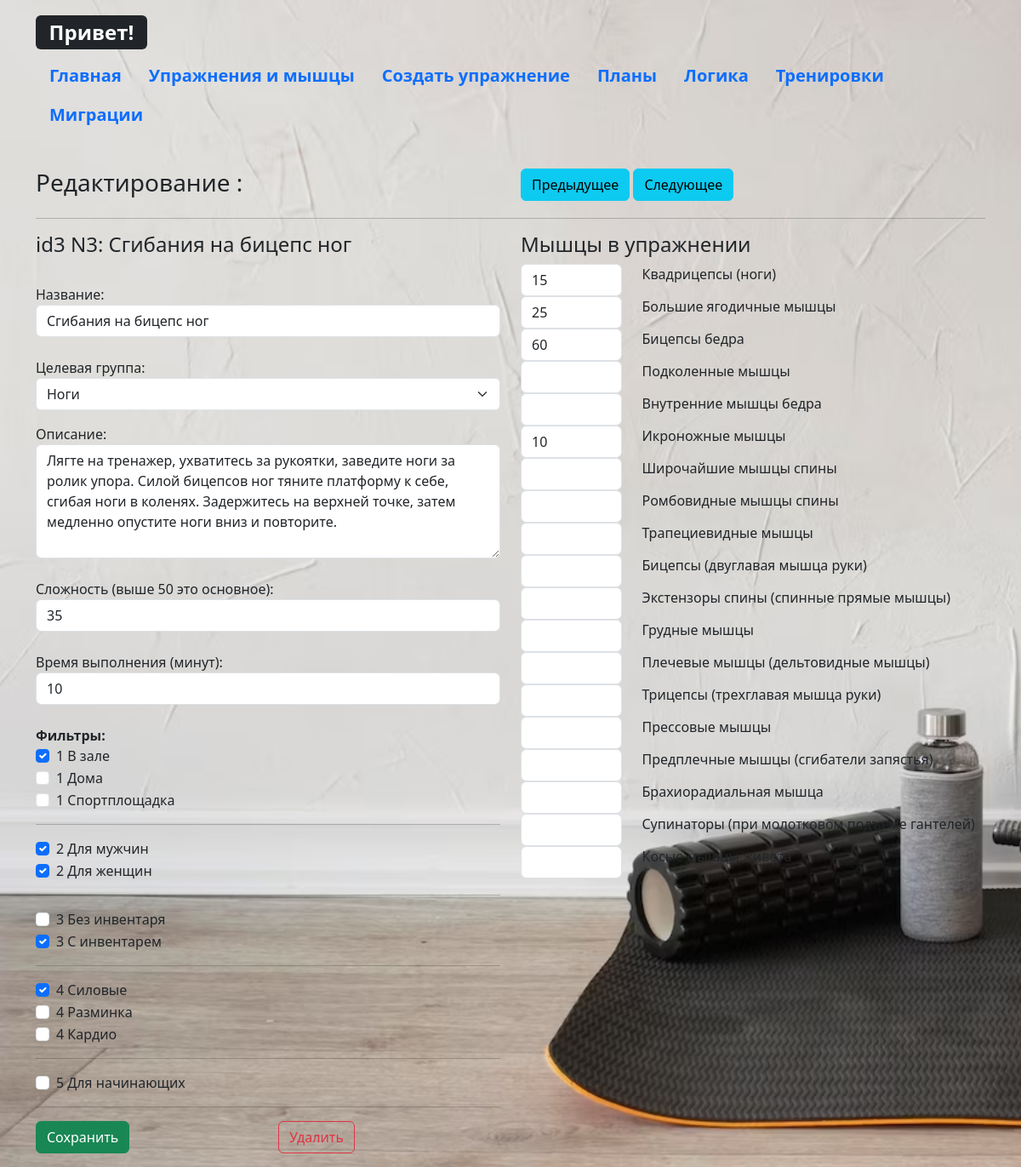
/list/ex3/edit, run on an earlier commit of the app's database.
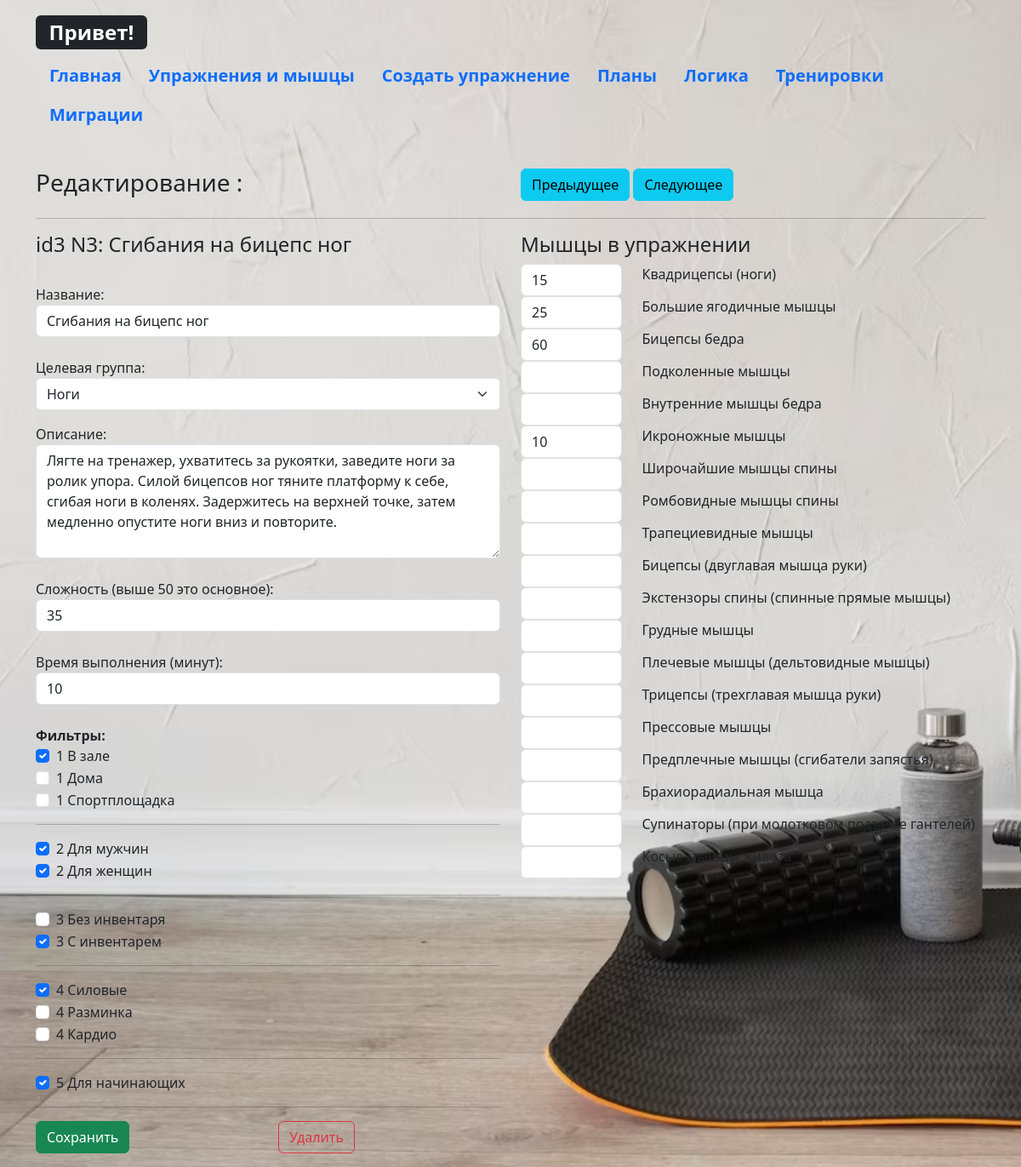
And on a later commit of the database.
### _models.py (models this page shows, shortened)
class Exercise(db.Model):
    __tablename__ = 'exercises'
    exercise_id = db.Column(db.Integer, primary_key=True)
    name = db.Column(db.String(50), nullable=False)
    target = db.Column(db.String(20), default='')
    description = db.Column(db.String(300), nullable=False)
    difficulty = db.Column(db.Integer, nullable=False)
    time_per_set = db.Column(db.Integer, nullable=False)
    counter = db.Column(db.Integer, default=0)
    filters = db.Column(JSON, default=[])   # LOCATION_FILTERS.keys
    muscles = relationship('Muscle', secondary='exercise_muscles')
    training = db.relationship('Training', secondary='training_exercises', overlaps="exercises")

### main.py (the view, shortened to what this page needs)
@app.route('/list/<string:counters>/edit', methods=['POST', 'GET'])
def list_edit(counters):
    targets = config.TARGETS
    const_config = {}
    const_config['filter_list'] = config.FILTER_LIST
    index_dict = {}
    index_dict['filter_list'] = []
    tb = counters[:2]   # counters передано сюда в маршруте , вид: ex3 или mu4
    counter = counters[2:]
    exercises = Exercise.query.all()
    muscles = Muscle.query.all()
    if tb == 'ex':  # если передано ex, то работа над редактированием Упражнения
        exercise = Exercise.query.filter_by(counter=counter).first()    # counter - переданное значение счетчика, фильтрую базу по счетчику
        if exercise.filters is None:
            exercise.filters=[]
        if request.method == 'POST':    # если метод ПОСТ (то есть если мы передаем данные с формы к нам сюда на сервер, то далее обрабатываем данные формы и сохраняем в базу
            exercise.name = request.form['name']
            exercise.target = request.form['select_target']  # тут новое поле для класса
            exercise.description = request.form['description']
            exercise.difficulty = request.form['difficulty']
            exercise.time_per_set = request.form['time_per_set']
            for i in range(len(const_config['filter_list'])):
                form_list = request.form.getlist('filters' + str(i + 1))
                if any(sublist for sublist in form_list if sublist):
                    index_dict['filter_list'] += form_list
            print(index_dict['filter_list'])
            exercise.filters = index_dict['filter_list']
            percents = request.form.getlist('percents[]')   # получаю список значений полей с именем percents[]
            exercise_muscles = []
            ExerciseMuscle.query.filter_by(exercise_id=exercise.exercise_id).delete()
            for counter, percent in enumerate(percents, start=1):
                if percent != '':
                    muscle = Muscle.query.filter_by(counter=counter).first()    # нахожу Muscle по counter
                    ExMus = ExerciseMuscle(exercise_id = exercise.exercise_id, muscle_id = muscle.muscle_id, percent = percent)
                    exercise_muscles.append(ExMus)
                    print(f'Упражнение id: {ExMus.exercise_id} - {muscle.muscle_name} (id:{ExMus.muscle_id}) - на {ExMus.percent}%')
            try:
                db.session.add_all(exercise_muscles)
                db.session.commit()
                return render_template('list.html', exercises=exercises, muscles=muscles)
            except Exception as e:
                db.session.rollback()
                return f'Ошибка при сохранения в базу данных: {e}'
        else:   # если метод не ПОСТ (а значит ГЕТ) то мы только зашли на маршрут и генерируем страницу для редактирования Упражнений, отсылая ей данные
            ex_len = len(exercises)
            if exercise is not None:
                muscles_in_ex = exercise.muscles  # Получение списка связанных мышц
                mus_dict = {}
                for muscle in muscles_in_ex:
                    percent = ExerciseMuscle.query.filter_by(exercise_id=exercise.exercise_id, muscle_id=muscle.muscle_id).first().percent
                    mus_dict[muscle.counter] = percent
            else:
                return "Упражнение не найдено."
            return render_template('edit_ex_table.html', exercise=exercise, ex_len=ex_len, muscles=muscles,
                                   mus_dict=mus_dict, targets=targets, const_config=const_config)

### templates/edit_ex_table.html (shortened to what this page needs)
{% extends 'base.html' %}
{% block body %}
    <div class="row mb-0">
        <div class="col-6">
            <h3> Редактирование :</h3>
        </div>
        <div class="col-6">
            {% if exercise.counter > 1 %}
                <a href="/list/ex{{ exercise.counter - 1 }}/edit" class="btn btn-info">Предыдущее</a>
            {% endif %}
            {% if exercise.counter < ex_len %}
                {% set next_counter = exercise.counter + 1 %}
                <a href="/list/ex{{ next_counter }}/edit" class="btn btn-info">Следующее</a>
            {% endif %}
        </div>
    </div>
    <hr>
<form method="post" action="/list/ex{{exercise.counter}}/edit">
    <div class="row mb-3">
        <div class="col-6">
            <h4>id{{exercise.exercise_id}} N{{exercise.counter}}: {{exercise.name}}</h4>
            <br><span>Название:</span>
            <input type="text" name="name" id="name" class="form-control" value="{{exercise.name}}"><br>
            <span>Целевая группа:</span>
            <select name="select_target" class="form-select form-select-md mb-3" aria-label=".form-select-md example">
                {% for target in targets %}
                    <option value="{{target}}" {% if exercise.target == target %} selected {% endif %}>{{target}}</option>
                {% endfor %}
            </select>
            <span>Описание:</span>
            <textarea name="description" id="description" class="form-control" rows="5">{{exercise.description}}</textarea><br>
            <span>Сложность (выше 50 это основное):</span>
            <input type="number" name="difficulty" id="difficulty" class="form-control" value="{{exercise.difficulty}}"><br>
            <span>Время выполнения (минут):</span>
            <input type="number" name="time_per_set" id="time_per_set" class="form-control" value="{{exercise.time_per_set}}"><br>
            <b>Фильтры:</b><br>
            {% for i in range(const_config['filter_list']|length) %}
                {% for key, filter in const_config['filter_list'][i].items() %}
                    <div class="form-check">
                        <input class="form-check-input" type="checkbox" name="filters{{i+1}}" value="{{key}}" id="chk_{{key}}" {% if key in exercise.filters %} checked {% endif %}">
                        <label class="form-check-label" for="chk_{{key}}">
                           {{i+1}} {{filter}}
                        </label>
                    </div>
                {% endfor %}
            <hr>
            {% endfor %}
            <div class="row mb-0 mt-3">
                <div class="col-6">
                    <input type="submit" class="btn btn-success" value="Сохранить">
                </div>
                <div class="col-6">
                    <button type="button" class="btn btn-outline-danger" data-bs-toggle="modal" data-bs-target="#confirmDeleteModal">Удалить</button>
                </div>
            </div>
        </div>
        <div class="col-6">
            <h4>Мышцы в упражнении</h4>
            <div class="row mb-3">
                {% for mus in muscles %}
                    {% set percent = mus_dict.get(mus.counter) %}
                    <div class="col-3">
                        <input type="number" name="percents[]" id='mu{{ mus.counter }}' class="form-control" value="{{ percent if percent is defined else '' }}">
                    </div>
                    <div class="col-9">
                        <label class="form-check-label">{{mus.muscle_name}}</label>
                    </div>
                {% endfor %}
           </div>
        </div>
    </div>
</form>
{% endblock %}

What changed in the data, as far as the page shows it:
changed Exercise "Сгибания на бицепс ног": filters "☐" → "☑"
